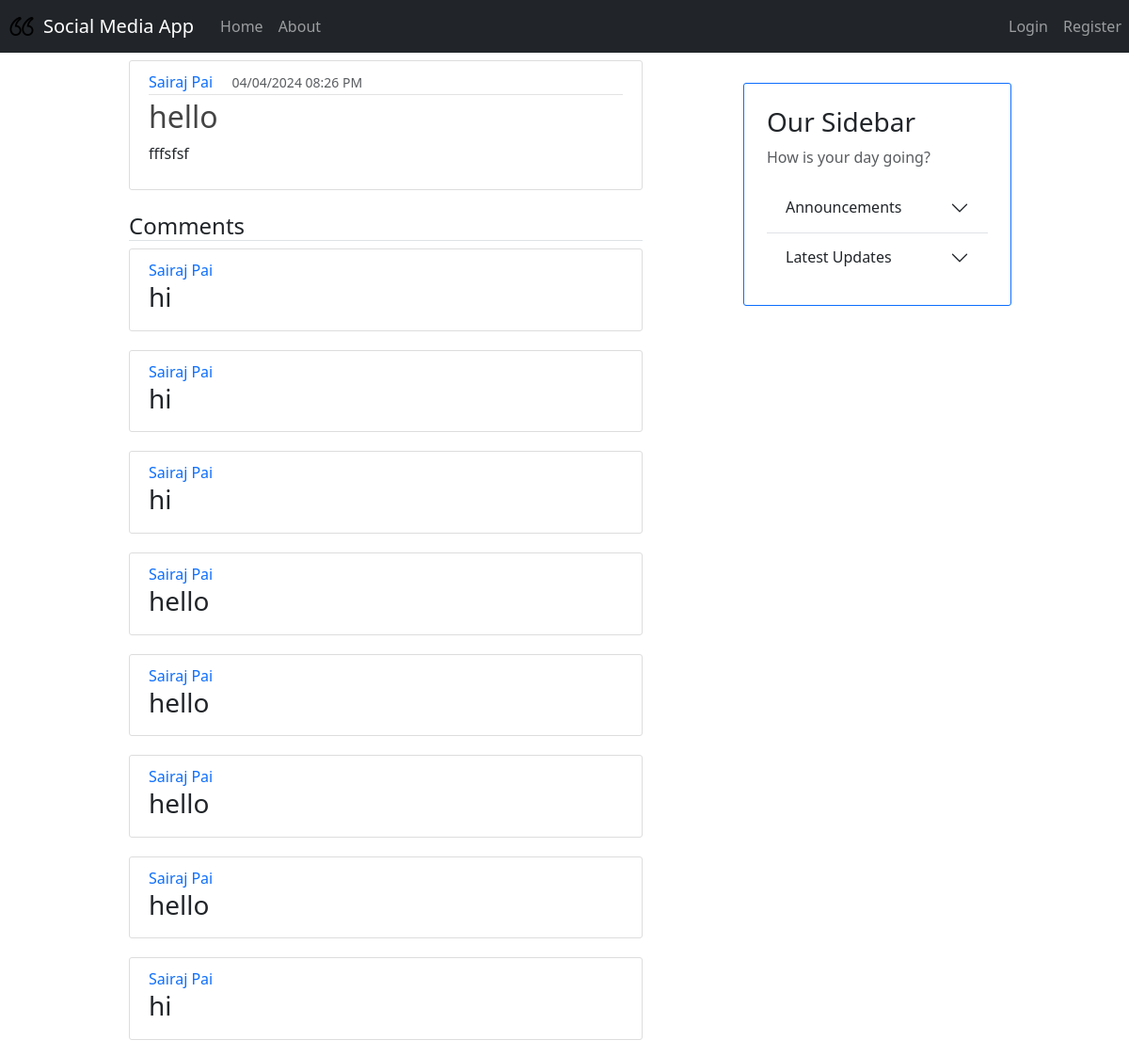
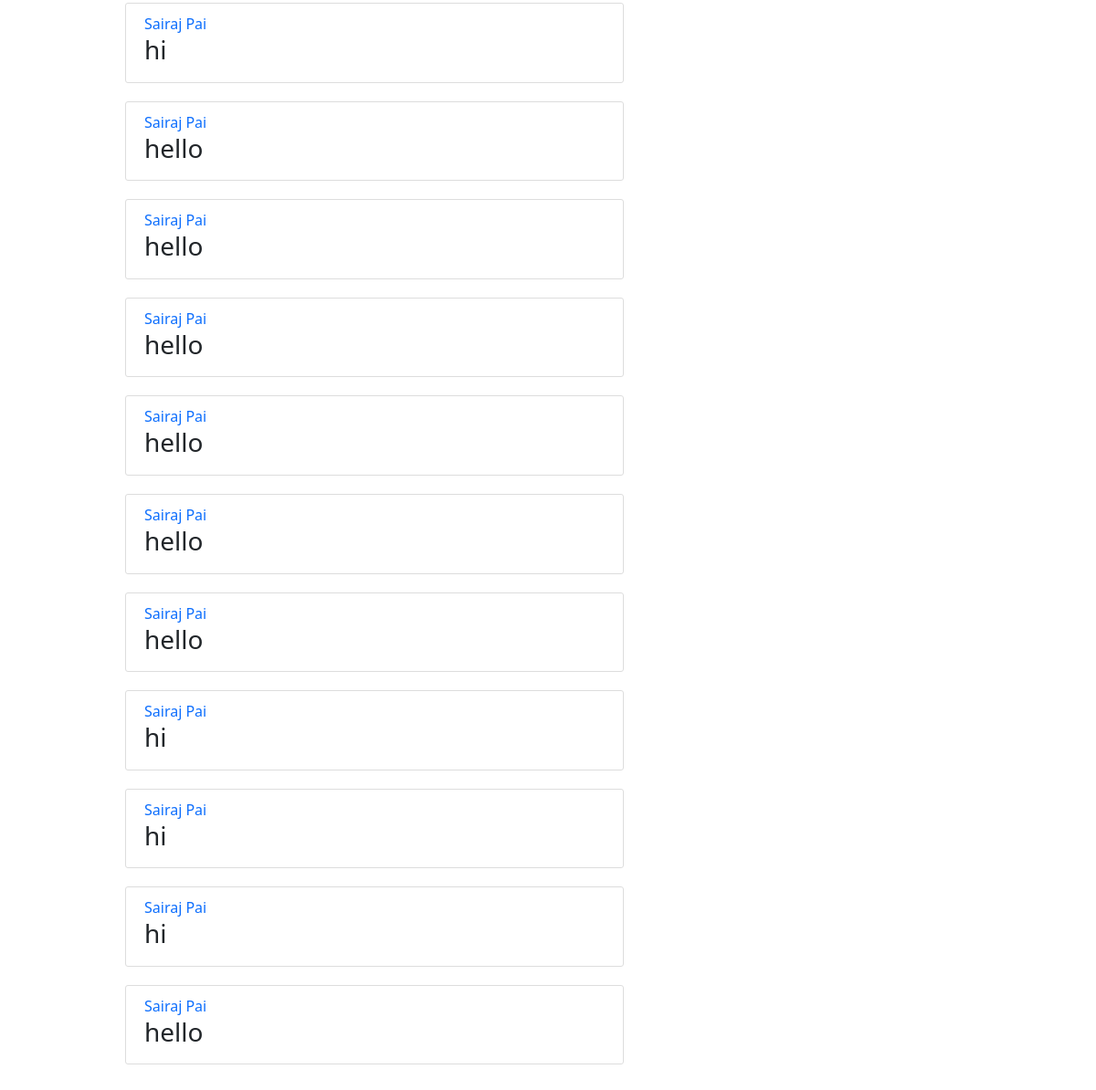
/post/1, run on an earlier commit of the app's database (2 pictures, top to bottom).
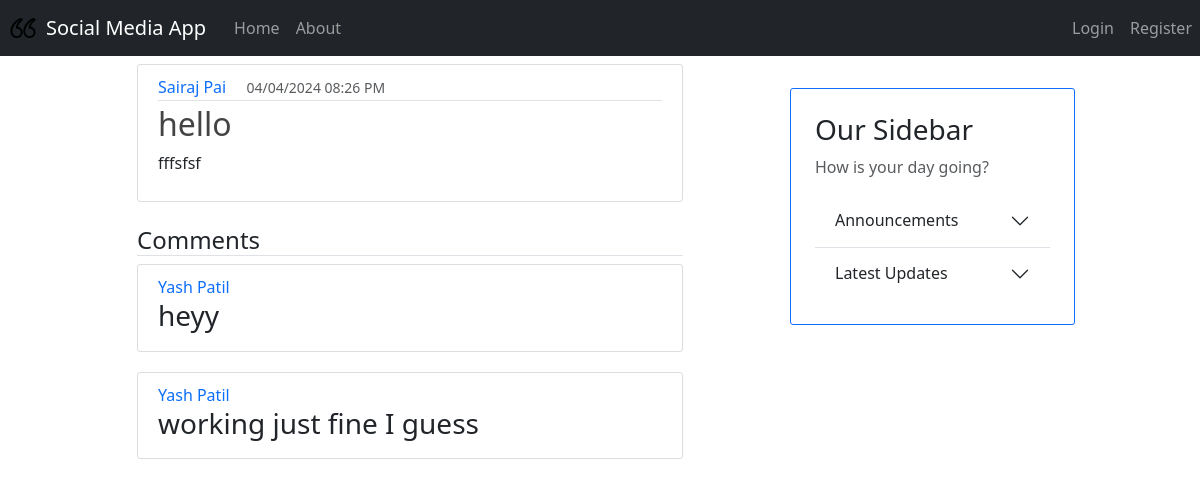
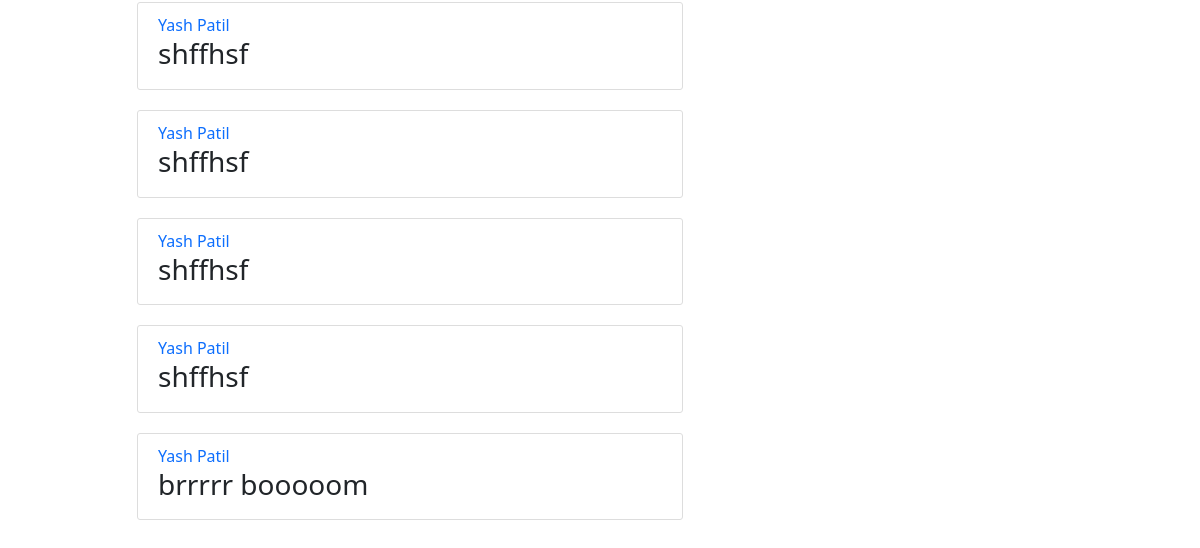
And on a later commit of the database (2 pictures, top to bottom).
### models.py (models this page shows, shortened)
class Base(DeclarativeBase): # pylint: disable=too-few-public-methods
    pass

class Comments(Base): # pylint: disable=too-few-public-methods
    __tablename__ = "comments"
    id: Mapped[int] = mapped_column(primary_key=True)
    text: Mapped[str] = mapped_column(nullable=False)
    creator_id: Mapped[str] = mapped_column(ForeignKey("user_account.username"))
    created_by: Mapped["User"] = relationship()
    post_id: Mapped[int] = mapped_column(ForeignKey("posts.id"))
    post: Mapped["Posts"] = relationship()

class User(Base, UserMixin): # pylint: disable=too-few-public-methods
    __tablename__ = "user_account"
    username: Mapped[str] = mapped_column(primary_key=True)
    fullname: Mapped[str] = mapped_column(nullable=False)
    email: Mapped[str] = mapped_column(nullable=False, unique=True)
    password: Mapped[str] = mapped_column(nullable=False)
    profile_pic_url: Mapped[Optional[str]] = mapped_column(default="user.png")
    posts: Mapped[List["Posts"]] = relationship(back_populates="owner")

### app.py (the view)
@app.route("/post/<int:post_id>", methods=['GET', 'POST'])
def post(post_id):
    post = db.session.execute(db.select(Posts).where(Posts.id == post_id)).scalar_one_or_none()
    print(post.comments)
    tz = timezone("Asia/Kolkata")
    comment = db.session.execute(db.select(Comments).where(id == post_id)).scalars()
    if current_user.is_authenticated:
        form = CommentForm()
        if form.validate_on_submit() :
            comment = Comments(
                        text=form.text.data,
                        created_by=current_user,
                        post_id = post_id,
                        )
            db.session.add(comment)
            post.comments.append(comment)
            comment.created_by = current_user
            db.session.commit()
            for comment in post.comments:
                print(comment)
            flash('Comment Created!', 'success')
        return render_template('post.html', post=post,datetime=datetime,comments=post.comments,form=form,tz=tz)
    else:
        return render_template('post.html', post=post,datetime=datetime,comments=post.comments,form=None,tz=tz)

### templates/post.html (shortened to what this page needs)
{% extends "layout.html" %}
{% block content %}
<article class="media content-section">
    <div class="media-body">
        <div class="article-metadata">
            <a class="text-decoration-none me-3" href="#">{{ post.owner.fullname }}</a>
              <small class="text-muted">{{ datetime.fromtimestamp(post.timestamp, tz=tz).strftime('%d/%m/%Y %I:%M %p') }}</small>
        </div>
            <h2 class="article-title">{{ post.title }}</h2>
            <p class="article-content">{{ post.text }}</p>
    </div>
</article>
        <div class="media-body">
        <h4 class="border-bottom mt-4">Comments</h4>
        {% for comment in comments %}
            <div class="media content-section">
                <div class="media-body">
                    <a class="text-decoration-none" href="#"> {{ comment.created_by.fullname }}</a>
                    <h3>{{ comment.text }}</h3>
                </div>
            </div>
        {% endfor %}
    </div>
<br>
{% endblock %}

What changed in the data, as far as the page shows it:
removed Comments: created_by.fullname "Sairaj Pai", text "hello"
removed Comments: created_by.fullname "Sairaj Pai", text "hello"
removed Comments: created_by.fullname "Sairaj Pai", text "hello"
removed Comments: created_by.fullname "Sairaj Pai", text "hello"
no longer on this page (row edited): Comments: created_by.fullname "Sairaj Pai", text "hi"
removed Comments: created_by.fullname "Sairaj Pai", text "hi"
removed Comments: created_by.fullname "Sairaj Pai", text "hello"
removed Comments: created_by.fullname "Sairaj Pai", text "hello"
removed Comments: created_by.fullname "Sairaj Pai", text "hello"
removed Comments: created_by.fullname "Sairaj Pai", text "hello"
removed Comments: created_by.fullname "Sairaj Pai", text "hello"
removed Comments: created_by.fullname "Sairaj Pai", text "hello"
removed Comments: created_by.fullname "Sairaj Pai", text "hi"
removed Comments: created_by.fullname "Sairaj Pai", text "hi"
removed Comments: created_by.fullname "Sairaj Pai", text "hi"
removed Comments: created_by.fullname "Sairaj Pai", text "hello"
changed Comments: created_by.fullname "Sairaj Pai" → "Yash Patil"; text "hi" → "heyy"
changed Comments: created_by.fullname "Sairaj Pai" → "Yash Patil"; text "hi" → "working just fine I guess"
changed Comments (number 3 of 7 on the later page): created_by.fullname "Sairaj Pai" → "Yash Patil"; text "hi" → "shffhsf"
added Comments: created_by.fullname "Yash Patil", text "shffhsf"
added Comments: created_by.fullname "Yash Patil", text "shffhsf"
added Comments: created_by.fullname "Yash Patil", text "shffhsf"
added Comments: created_by.fullname "Yash Patil", text "brrrrr booooom"
